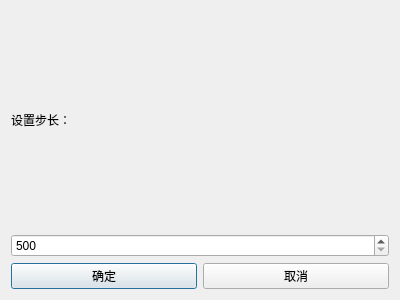
<?xml version="1.0" encoding="UTF-8"?>
<ui version="4.0">
 <class>Dialog_set_step</class>
 <widget class="QDialog" name="Dialog_set_step">
  <property name="geometry">
   <rect>
    <x>0</x>
    <y>0</y>
    <width>400</width>
    <height>300</height>
   </rect>
  </property>
  <property name="windowTitle">
   <string>设置</string>
  </property>
  <layout class="QVBoxLayout" name="verticalLayout_2">
   <item>
    <layout class="QVBoxLayout" name="verticalLayout">
     <item>
      <widget class="QLabel" name="label">
       <property name="text">
        <string>设置步长：</string>
       </property>
      </widget>
     </item>
     <item>
      <widget class="QSpinBox" name="step_value">
       <property name="minimum">
        <number>500</number>
       </property>
       <property name="maximum">
        <number>5000</number>
       </property>
       <property name="singleStep">
        <number>50</number>
       </property>
       <property name="value">
        <number>500</number>
       </property>
      </widget>
     </item>
    </layout>
   </item>
   <item>
    <layout class="QHBoxLayout" name="horizontalLayout">
     <item>
      <widget class="QPushButton" name="btn1">
       <property name="text">
        <string>确定</string>
       </property>
      </widget>
     </item>
     <item>
      <widget class="QPushButton" name="btn2">
       <property name="text">
        <string>取消</string>
       </property>
      </widget>
     </item>
    </layout>
   </item>
  </layout>
 </widget>
 <resources/>
 <connections>
  <connection>
   <sender>btn1</sender>
   <signal>clicked()</signal>
   <receiver>Dialog_set_step</receiver>
   <slot>accept()</slot>
   <hints>
    <hint type="sourcelabel">
     <x>104</x>
     <y>221</y>
    </hint>
    <hint type="destinationlabel">
     <x>199</x>
     <y>149</y>
    </hint>
   </hints>
  </connection>
  <connection>
   <sender>btn2</sender>
   <signal>clicked()</signal>
   <receiver>Dialog_set_step</receiver>
   <slot>reject()</slot>
   <hints>
    <hint type="sourcelabel">
     <x>295</x>
     <y>221</y>
    </hint>
    <hint type="destinationlabel">
     <x>199</x>
     <y>149</y>
    </hint>
   </hints>
  </connection>
 </connections>
</ui>
